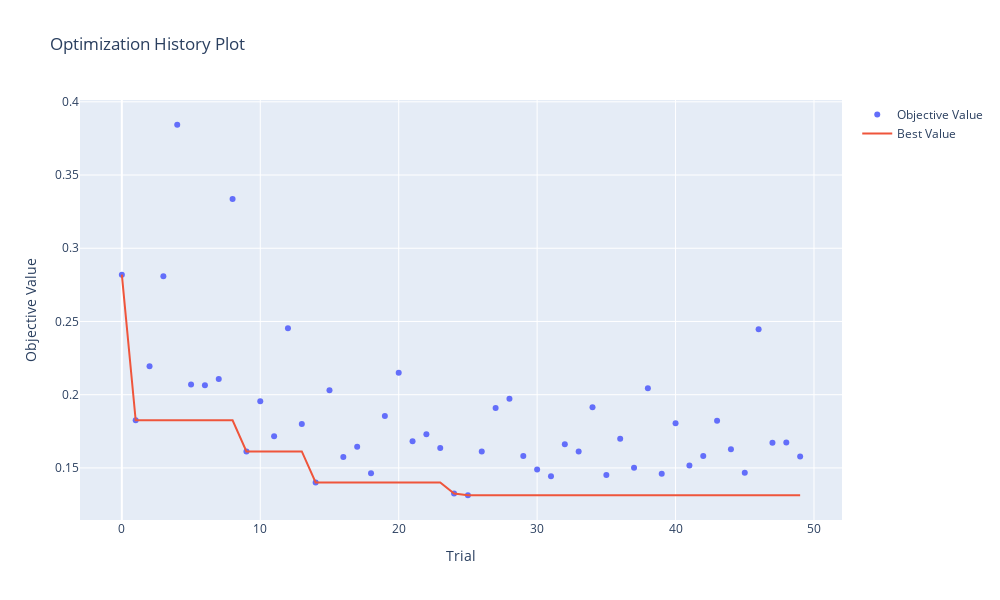

Source (notebook cell):
### Markdown cell above
**Optimization History Plot**

The Optimization History Plot in Optuna provides a visual representation of the optimization process over time. It shows how the objective function value changes with each trial, allowing you to track the progress of the optimization algorithm.

Some of its components are:
- **Dots or Lines**: Each point on the plot represents the objective function value achieved by a specific trial.

- **Connecting Lines (Optional)**: Some implementations of the plot may connect the dots with lines to show the progression of the optimization process more clearly.

- **Annotations (Optional)**: Trials may be labeled with their objective function values for easy identification.

Interpreting the Optimization History Plot:

- **Trend and Progress**: Look for trends in how the objective function value changes over the course of the optimization process. Is the algorithm consistently improving the performance?

- **Convergence**: Check if the plot shows signs of convergence. A converging plot indicates that the optimization algorithm is finding better hyperparameter settings.

- **Early Stopping**: If there's an early stopping condition, it may be visible as a plateau or a leveling off of the objective function values.

- **Outliers or Anomalies**: Identify any trials that significantly deviate from the overall trend. These outliers may warrant further investigation.

- **Optimal Result**: Look for the point on the plot where the objective function value is lowest. This indicates the best performance achieved so far.

- **Comparison of Hyperparameter Configurations**: If multiple trials have similar objective function values, it may indicate that different hyperparameter settings can lead to similar performance.

The Optimization History Plot provides a dynamic visual summary of the optimization process, allowing you to quickly assess how the objective function values change over time. It helps you track progress, identify trends, and make informed decisions about the optimization strategy.

### Code cell
#plot_optimization_histor: shows the scores from all trials as well as the best score so far at each point.

fig = vis.plot_optimization_history(study)

# Set layout properties, including size
fig.update_layout(
                    width=1000,  # Set the width of the figure
                    height=600,  # Set the height of the figure
                 )

# Display the figure
fig.show()

### Figure 1 — Plotly figure (JSON) as saved in the notebook; plotly's stock layout.template omitted (floating-point values rounded to 4 significant figures)
{"data": [{"mode": "markers", "name": "Objective Value", "x": [0, 1, 2, 3, 4, 5, 6, 7, 8, 9, 10, 11, 12, 13, 14, 15, 16, 17, 18, 19, 20, 21, 22, 23, 24, 25, 26, 27, 28, 29, 30, 31, 32, 33, 34, 35, 36, 37, 38, 39, 40, 41, 42, 43, 44, 45, 46, 47, 48, 49], "y": [0.282, 0.1825, 0.2193, 0.2809, 0.3843, 0.207, 0.2064, 0.2108, 0.3336, 0.1612, 0.1955, 0.1716, 0.2453, 0.18, 0.14, 0.203, 0.1574, 0.1644, 0.1464, 0.1855, 0.215, 0.1683, 0.173, 0.1636, 0.1326, 0.1313, 0.1611, 0.191, 0.1972, 0.1582, 0.1489, 0.1442, 0.1662, 0.1612, 0.1914, 0.1452, 0.1699, 0.1501, 0.2043, 0.1461, 0.1805, 0.1516, 0.1581, 0.1822, 0.1627, 0.1468, 0.2447, 0.1672, 0.1674, 0.1578], "type": "scatter"}, {"mode": "lines", "name": "Best Value", "x": [0, 1, 2, 3, 4, 5, 6, 7, 8, 9, 10, 11, 12, 13, 14, 15, 16, 17, 18, 19, 20, 21, 22, 23, 24, 25, 26, 27, 28, 29, 30, 31, 32, 33, 34, 35, 36, 37, 38, 39, 40, 41, 42, 43, 44, 45, 46, 47, 48, 49], "y": [0.282, 0.1825, 0.1825, 0.1825, 0.1825, 0.1825, 0.1825, 0.1825, 0.1825, 0.1612, 0.1612, 0.1612, 0.1612, 0.1612, 0.14, 0.14, 0.14, 0.14, 0.14, 0.14, 0.14, 0.14, 0.14, 0.14, 0.1326, 0.1313, 0.1313, 0.1313, 0.1313, 0.1313, 0.1313, 0.1313, 0.1313, 0.1313, 0.1313, 0.1313, 0.1313, 0.1313, 0.1313, 0.1313, 0.1313, 0.1313, 0.1313, 0.1313, 0.1313, 0.1313, 0.1313, 0.1313, 0.1313, 0.1313], "type": "scatter"}, {"marker": {"color": "#cccccc"}, "mode": "markers", "name": "Infeasible Trial", "showlegend": false, "x": [], "y": [], "type": "scatter"}], "layout": {"title": {"text": "Optimization History Plot"}, "xaxis": {"title": {"text": "Trial"}}, "yaxis": {"title": {"text": "Objective Value"}}, "width": 1000, "height": 600}}
